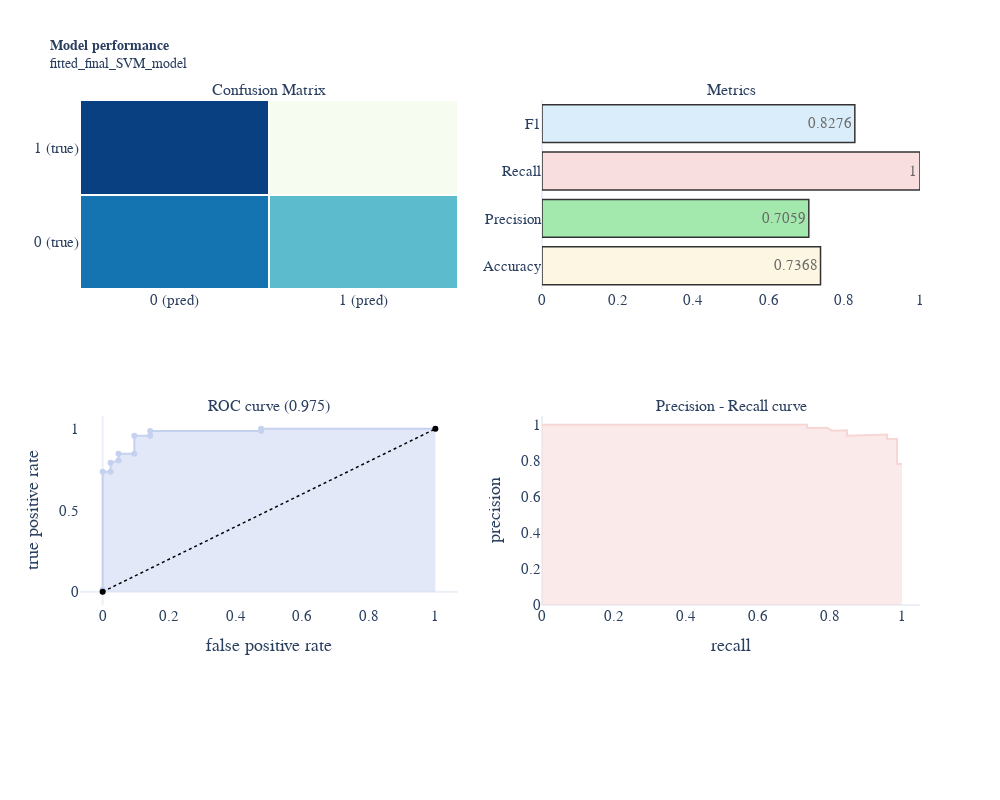

Notebook code for this chart:
### Code cell
# Complete overview of the results

y_pred = fitted_final_SVM_model.predict(X_test)
y_score = fitted_final_SVM_model.predict_proba(X_test)[:,1]

viz.classification_model_performance_plot('fitted_final_SVM_model', y_test, y_pred, y_score)

### Figure 1 — Plotly figure (JSON) as saved in the notebook; plotly's stock layout.template omitted (floating-point values rounded to 4 significant figures)
{"data": [{"colorscale": [[0, "rgb(247,252,240)"], [0.125, "rgb(224,243,219)"], [0.25, "rgb(204,235,197)"], [0.375, "rgb(168,221,181)"], [0.5, "rgb(123,204,196)"], [0.625, "rgb(78,179,211)"], [0.75, "rgb(43,140,190)"], [0.875, "rgb(8,104,172)"], [1, "rgb(8,64,129)"]], "reversescale": true, "showscale": false, "type": "heatmap", "x": ["0 (pred)", "1 (pred)"], "xaxis": "x", "xgap": 2, "y": ["0 (true)", "1 (true)"], "yaxis": "y", "ygap": 2, "z": [[12, 30], [0, 72]]}, {"marker": {"color": ["rgb(252, 245, 219)", "rgb(141, 227, 152)", "rgb(247, 214, 214)", "rgb(208, 234, 250)"], "line": {"color": "#000000", "width": 1.5}}, "opacity": 0.8, "orientation": "h", "text": [0.7368, 0.7059, 1, 0.8276], "textposition": "auto", "type": "bar", "x": [0.7368, 0.7059, 1, 0.8276], "xaxis": "x2", "y": ["Accuracy", "Precision", "Recall", "F1"], "yaxis": "y2"}, {"fill": "tozeroy", "line": {"color": "rgb(197, 210, 239)", "width": 2}, "name": "Roc : ", "type": "scatter", "x": [0, 0, 0, 0.02381, 0.02381, 0.04762, 0.04762, 0.09524, 0.09524, 0.1429, 0.1429, 0.4762, 0.4762, 1], "xaxis": "x3", "y": [0, 0.01389, 0.7361, 0.7361, 0.7917, 0.8056, 0.8472, 0.8472, 0.9583, 0.9583, 0.9861, 0.9861, 1, 1], "yaxis": "y3"}, {"line": {"color": "black", "dash": "dot", "width": 1.5}, "type": "scatter", "x": [0, 1], "xaxis": "x3", "y": [0, 1], "yaxis": "y3"}, {"fill": "tozeroy", "line": {"color": "rgb(247, 214, 214)", "width": 2}, "name": "Precision[0.7826087  0.78021978 0.78888889 0.79775281 0.80681818 0.81609195\n 0.8255814  0.83529412 0.8452381  0.85542169 0.86585366 0.87654321\n 0.8875     0.89873418 0.91025641 0.92207792 0.92105263 0.92\n 0.93243243 0.94520548 0.94444444 0.94366197 0.94285714 0.94202899\n 0.94117647 0.94029851 0.93939394 0.93846154 0.953125   0.96825397\n 0.96774194 0.96721311 0.96666667 0.98275862 0.98245614 0.98214286\n 0.98181818 0.98148148 1.         1.         1.         1.\n 1.         1.         1.         1.         1.         1.\n 1.         1.         1.         1.         1.         1.\n 1.         1.         1.         1.         1.         1.\n 1.         1.         1.         1.         1.         1.\n 1.         1.         1.         1.         1.         1.\n 1.         1.         1.         1.         1.         1.\n 1.         1.         1.         1.         1.         1.\n 1.         1.         1.         1.         1.         1.\n 1.         1.        ]", "type": "scatter", "x": [1, 0.9861, 0.9861, 0.9861, 0.9861, 0.9861, 0.9861, 0.9861, 0.9861, 0.9861, 0.9861, 0.9861, 0.9861, 0.9861, 0.9861, 0.9861, 0.9722, 0.9583, 0.9583, 0.9583, 0.9444, 0.9306, 0.9167, 0.9028, 0.8889, 0.875, 0.8611, 0.8472, 0.8472, 0.8472, 0.8333, 0.8194, 0.8056, 0.7917, 0.7778, 0.7639, 0.75, 0.7361, 0.7361, 0.7222, 0.7083, 0.6944, 0.6806, 0.6667, 0.6528, 0.6389, 0.625, 0.6111, 0.5972, 0.5833, 0.5694, 0.5556, 0.5417, 0.5278, 0.5139, 0.5, 0.4861, 0.4722, 0.4583, 0.4444, 0.4306, 0.4167, 0.4028, 0.3889, 0.375, 0.3611, 0.3472, 0.3333, 0.3194, 0.3056, 0.2917, 0.2778, 0.2639, 0.25, 0.2361, 0.2222, 0.2083, 0.1944, 0.1806, 0.1667, 0.1528, 0.1389, 0.125, 0.1111, 0.09722, 0.08333, 0.06944, 0.05556, 0.04167, 0.02778, 0.01389, 0], "xaxis": "x4", "y": [0.7826, 0.7802, 0.7889, 0.7978, 0.8068, 0.8161, 0.8256, 0.8353, 0.8452, 0.8554, 0.8659, 0.8765, 0.8875, 0.8987, 0.9103, 0.9221, 0.9211, 0.92, 0.9324, 0.9452, 0.9444, 0.9437, 0.9429, 0.942, 0.9412, 0.9403, 0.9394, 0.9385, 0.9531, 0.9683, 0.9677, 0.9672, 0.9667, 0.9828, 0.9825, 0.9821, 0.9818, 0.9815, 1, 1, 1, 1, 1, 1, 1, 1, 1, 1, 1, 1, 1, 1, 1, 1, 1, 1, 1, 1, 1, 1, 1, 1, 1, 1, 1, 1, 1, 1, 1, 1, 1, 1, 1, 1, 1, 1, 1, 1, 1, 1, 1, 1, 1, 1, 1, 1, 1, 1, 1, 1, 1, 1], "yaxis": "y4"}], "layout": {"annotations": [{"font": {"size": 16}, "showarrow": false, "text": "Confusion Matrix", "x": 0.225, "xanchor": "center", "xref": "paper", "y": 1, "yanchor": "bottom", "yref": "paper"}, {"font": {"size": 16}, "showarrow": false, "text": "Metrics", "x": 0.775, "xanchor": "center", "xref": "paper", "y": 1, "yanchor": "bottom", "yref": "paper"}, {"font": {"size": 16}, "showarrow": false, "text": "ROC curve (0.975)", "x": 0.225, "xanchor": "center", "xref": "paper", "y": 0.375, "yanchor": "bottom", "yref": "paper"}, {"font": {"size": 16}, "showarrow": false, "text": "Precision - Recall curve", "x": 0.775, "xanchor": "center", "xref": "paper", "y": 0.375, "yanchor": "bottom", "yref": "paper"}], "autosize": false, "height": 800, "margin": {"b": 195}, "showlegend": false, "title": {"font": {"size": 14}, "text": "<b>Model performance</b><br>fitted_final_SVM_model"}, "width": 1000, "xaxis": {"anchor": "y", "domain": [0, 0.45]}, "xaxis2": {"anchor": "y2", "domain": [0.55, 1], "range": [0, 1]}, "xaxis3": {"anchor": "y3", "domain": [0, 0.45], "title": {"text": "false positive rate"}}, "xaxis4": {"anchor": "y4", "domain": [0.55, 1], "range": [0, 1.05], "title": {"text": "recall"}}, "yaxis": {"anchor": "x", "domain": [0.625, 1]}, "yaxis2": {"anchor": "x2", "domain": [0.625, 1]}, "yaxis3": {"anchor": "x3", "domain": [0, 0.375], "title": {"text": "true positive rate"}}, "yaxis4": {"anchor": "x4", "domain": [0, 0.375], "range": [0, 1.05], "title": {"text": "precision"}}}}
